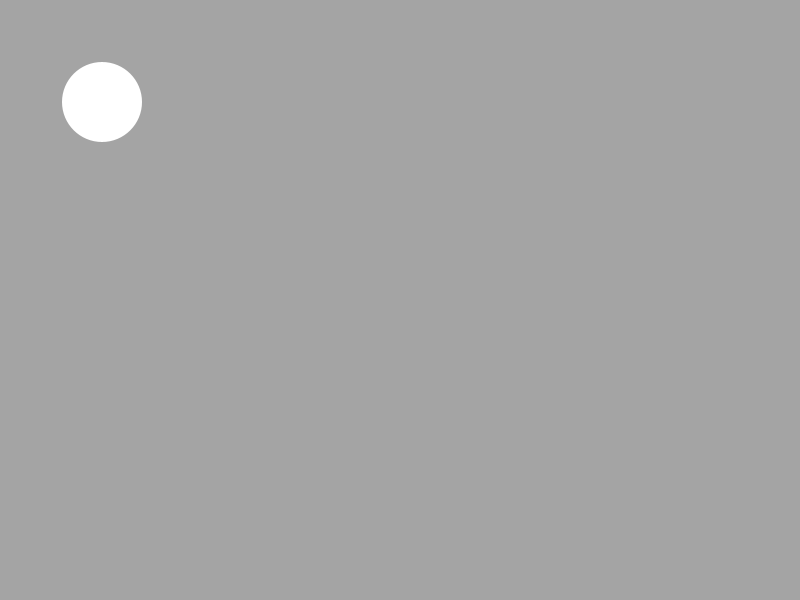
Frame 1 (no input)
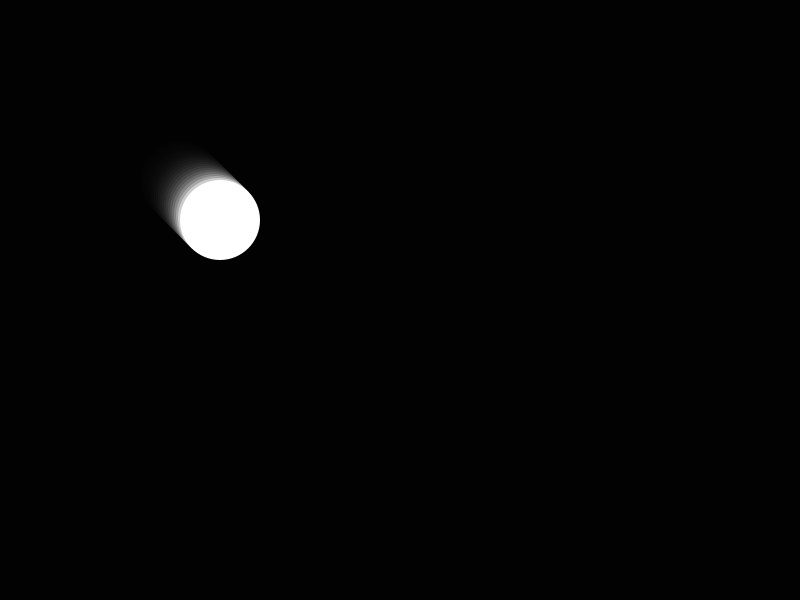
Frame 60 (the mouse pressed at the canvas centre just before this capture)
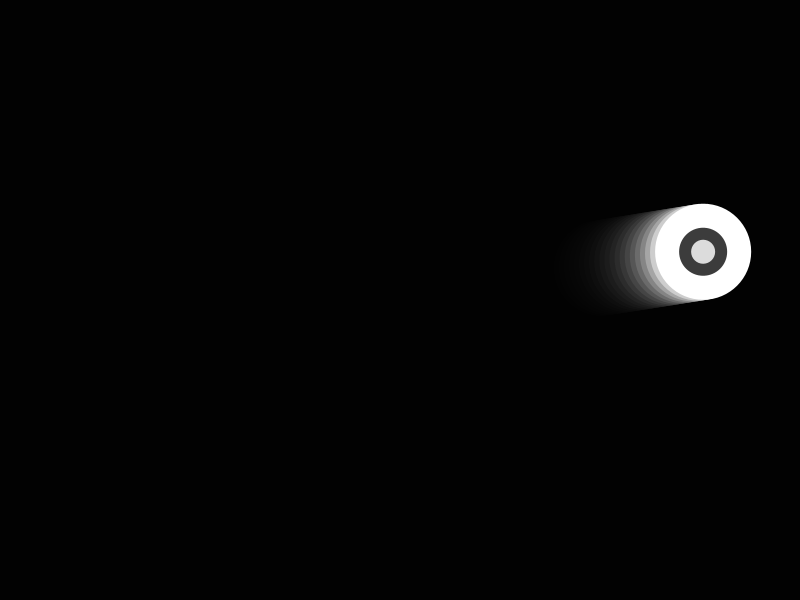
Frame 120 (the mouse held since frame 60 and released just before this capture)

The Processing sketch that drew these frames (run headless with seeded random() and noise(); from frame 60 on, the mouse is pressed at the canvas centre):

// Processing sketch: processing_183171
// ── processing_183171.pde

float sz = 40;
float posX = 100;
float posY = 100;
float velX = 2;
float velY = 2;
float interior = 255;
float interior2 = 255;
float interior3 = 255;


void setup (){
  size(800,600);
 
}

void draw (){
   
  //estela
  noStroke();
  fill(0, 50);
  rect(0, 0, width, height);
 
 //figura 
  posX = posX + velX;
  posY = posY + velY;
   fill(255);
   ellipse(posX,posY,sz*2,sz*2);
  fill(interior);
  ellipse(posX,posY,sz,sz);
  fill(interior2);
  ellipse(posX,posY,sz/2,sz/2);
 
  
 //rebotar
 if(posX<100||posX>700){
  velX=-velX;
  }
  if(posY<100||posY>500){
    velY=-velY;
  }
  }


void mousePressed(){
  posX=mouseX;
  posY=mouseY;
  velX=random(-4,10);
  velY=random(-6,14);
  sz = random(10,50);
  interior = random (255);
  interior2 = random(10,255);
  interior3 = random(10,255);
  colorMode(RGB);
}
  
